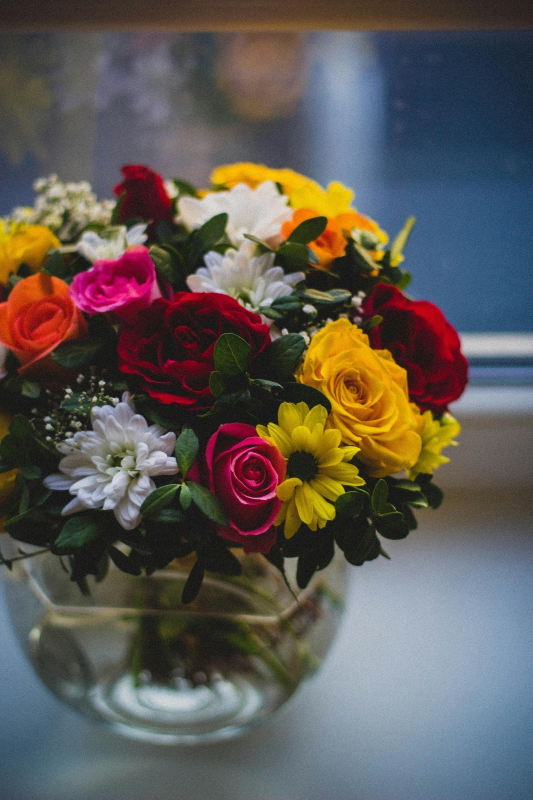
#> input picture image1.jpg, 1066 x 1600 px (shown at 1/2 size)
$ python -i image_effects.py   (imports and definitions only)
#> lines starting #> are read from the running program, lines starting #| are printed output that depends on the picture
# image_effects.py
import cv2
import numpy as np
from PIL import Image
import io
import base64
import os


class ImageEffects:
    def __init__(self):
        self.effects = {
            'original': {
                'func': self.compress_image,  # Add compression to original
                'description': 'Original image without any effects'
            },
            'grayscale': {
                'func': self.grayscale,
                'description': 'Convert image to black and white'
            },
            'sepia': {
                'func': self.sepia,
                'description': 'Apply a vintage sepia tone'
            },
            'pixelate': {
                'func': self.pixelate,
                'description': 'Create a pixelated mosaic effect'
            },
            'blur': {
                'func': self.blur,
                'description': 'Apply Gaussian blur effect'
            }
        }
        self.max_dimension = 1200  # Maximum dimension for any image
        self.jpeg_quality = 85     # JPEG quality for compression

    def compress_image(self, image):
        """Compress image to reduce file size"""
        try:
            # Convert to RGB if necessary
            if len(image.shape) == 2:  # Grayscale
                image = cv2.cvtColor(image, cv2.COLOR_GRAY2BGR)

            # Resize if image is too large
            height, width = image.shape[:2]
            if max(height, width) > self.max_dimension:
                scale = self.max_dimension / max(height, width)
                new_width = int(width * scale)
                new_height = int(height * scale)
                image = cv2.resize(image, (new_width, new_height), interpolation=cv2.INTER_AREA)

            return image
        except Exception as e:
            print(f"Error in compress_image: {e}")
            return image

    def process_image(self, image_path, selected_effects=None):
        """Process image with selected effects and return base64 encoded results"""
#> called with image_path = 'image1.jpg'
        print(f"Processing image: {image_path}")

        if not os.path.exists(image_path):
            raise FileNotFoundError(f"Image file not found: {image_path}")

        try:
            # Read and compress image initially
            pil_image = Image.open(image_path)
#> pil_image is the input picture: PIL image 1066x1600 RGB; mean R, G, B 95.3, 89.7, 84.6
            if pil_image.mode != 'RGB':
                pil_image = pil_image.convert('RGB')

            # Resize if necessary
            if max(pil_image.size) > self.max_dimension:
                pil_image.thumbnail((self.max_dimension, self.max_dimension), Image.Resampling.LANCZOS)
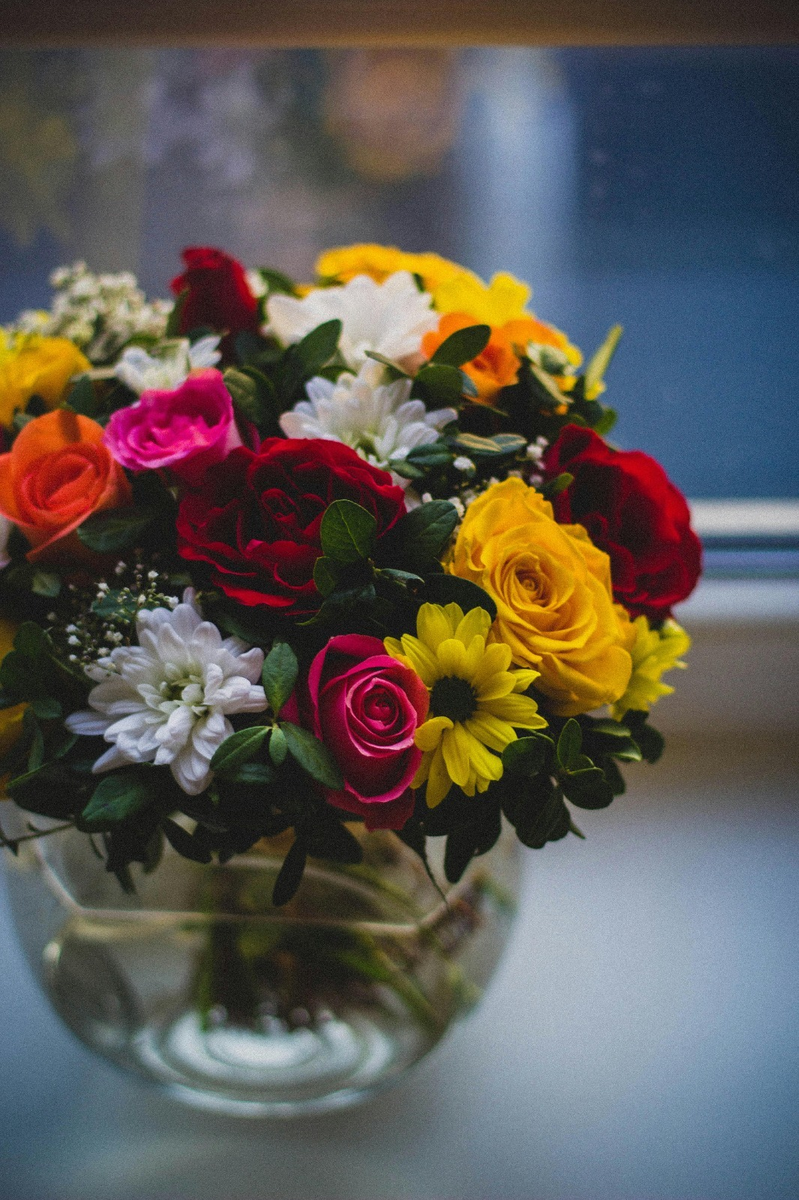
#> pil_image: PIL image 799x1200 RGB; mean R, G, B 95.3, 89.7, 84.6

            # Convert to numpy array for OpenCV
            image = np.array(pil_image)
            image = cv2.cvtColor(image, cv2.COLOR_RGB2BGR)
        except Exception as e:
            raise ValueError(f"Error loading image: {str(e)}")

        results = {}
        if not selected_effects:
            selected_effects = ['original']

        for effect_name in selected_effects:
            if effect_name in self.effects:
                try:
                    # Apply effect
                    processed = self.effects[effect_name]['func'](image.copy())
                    # Always compress after effect
                    processed = self.compress_image(processed)
                    # Convert back to RGB
                    processed_rgb = cv2.cvtColor(processed, cv2.COLOR_BGR2RGB)
                    # Convert to PIL Image
                    pil_processed = Image.fromarray(processed_rgb)

                    # Save to base64 with compression
                    buffer = io.BytesIO()
                    pil_processed.save(buffer, format='JPEG', quality=self.jpeg_quality, optimize=True)
                    img_str = base64.b64encode(buffer.getvalue()).decode()

                    results[effect_name] = {
                        'image': img_str,
                        'title': effect_name.capitalize(),
                        'description': self.effects[effect_name]['description']
                    }
                except Exception as e:
                    print(f"Error processing {effect_name} effect: {str(e)}")
                    continue
#> after the loop, results = 1 item

        return results

    # [57 lines left out: functions grayscale, sepia, pixelate, blur, save_processed_image, not called in this run]

>>> result = ImageEffects().process_image('image1.jpg')
#> result = 1 item
